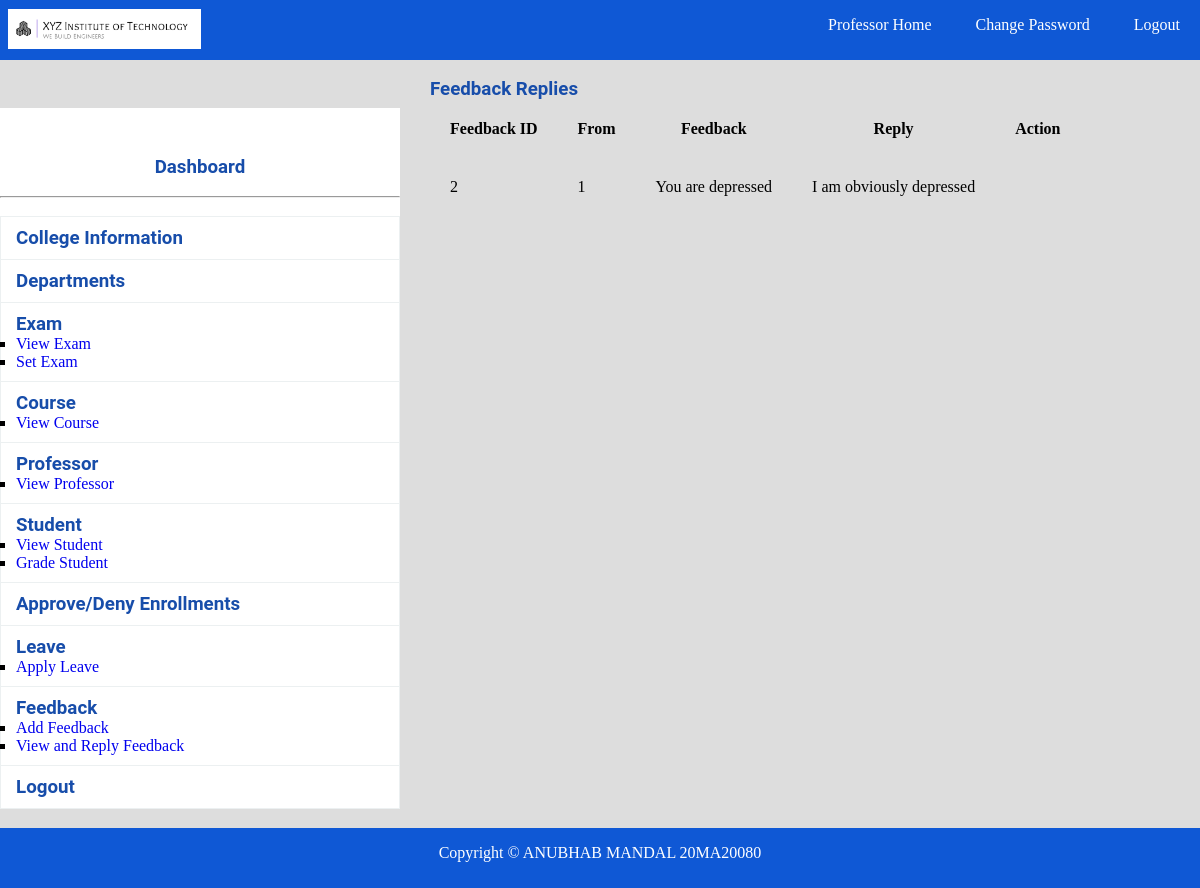
/reply_feedback_prof.php (signed in), run on an earlier commit of the app's database.
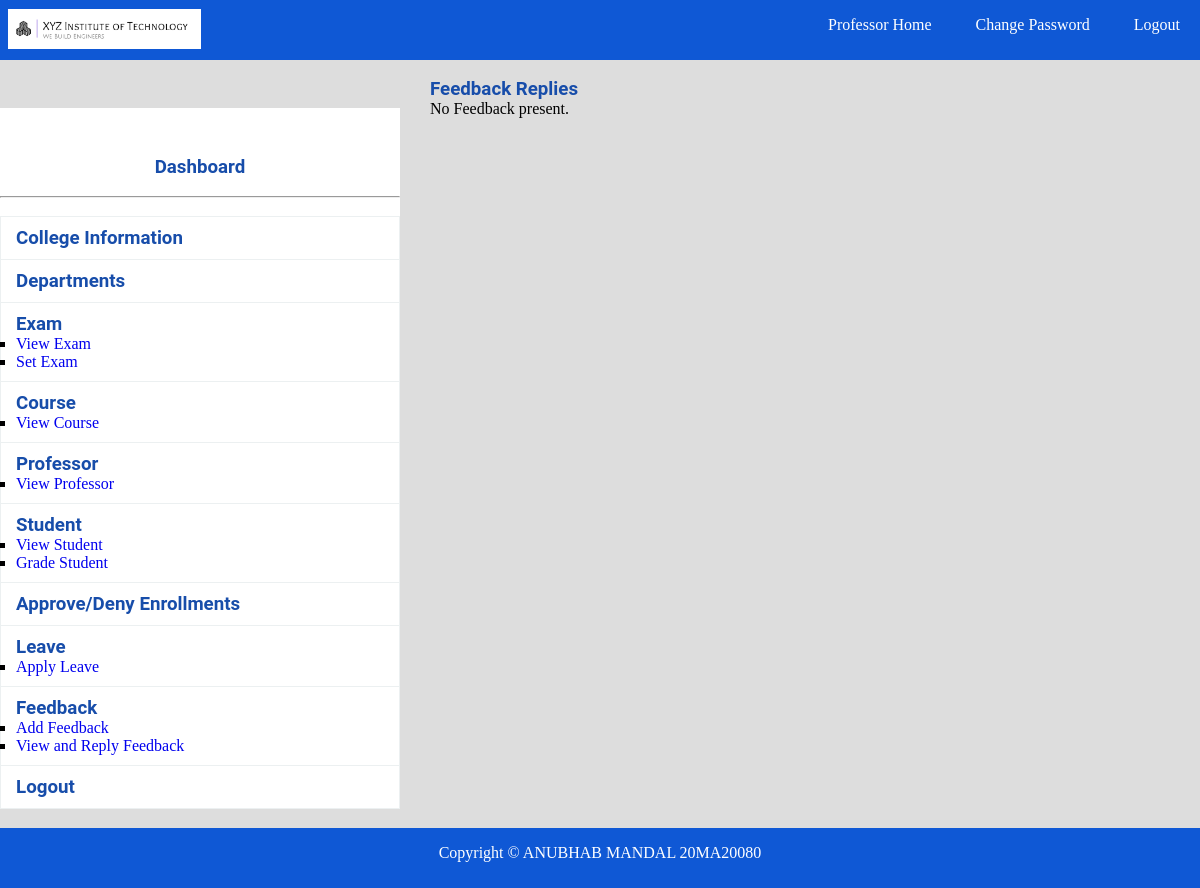
And on a later commit of the database.
### tables this page shows
CREATE TABLE `feedback` (
  `feedback_ID` int(11) NOT NULL,
  `person_ID` varchar(5) NOT NULL,
  `feedback_details` varchar(150) NOT NULL,
  `feedback_to` varchar(150) NOT NULL,
  `feedback_reply` varchar(150) DEFAULT NULL
);

### reply_feedback_prof.php (the view, shortened to what this page needs)
<?php
include "database.php";
?>
<!DOCTYPE html>
<html>
<head>
    <link rel="stylesheet" type="text/css" href="css/style.css">
</head>
<body>
    <?php include "navbar.php"; ?><br>
    <div class="sidebar">
        <?php include "sidebar.php"; ?>
    </div>
    <h3>Feedback Replies</h3>
    <?php
    $sql = "SELECT * FROM Feedback WHERE feedback_to='{$_SESSION["prof_ID"]}'";
    $result = $db->query($sql);
    if ($result->num_rows > 0) {
        echo "<table><tr><th>Feedback ID</th><th>From</th><th>Feedback</th><th>Reply</th><th>Action</th></tr>";
        while ($row = $result->fetch_assoc()) {
            echo "<tr><td>" . $row["feedback_ID"] . "</td><td>" . $row["person_ID"] . "</td><td>" . $row["feedback_details"] . "</td><td>";
            if ($row["feedback_reply"]) {
                echo $row["feedback_reply"];
            } else {
                echo "<form method='POST' action='" . $_SERVER["PHP_SELF"] . "'><input type='hidden' name='feedback_ID' value='" . $row["feedback_ID"] . "'><textarea name='feedback_reply' placeholder='Enter your feedback_reply here'></textarea>&nbsp&nbsp<button type='submit' name='submit'>Submit</button></form>";
            }
            echo "</td><td></td></tr>";
        }
        echo "</table>";
    } else {
        echo "No Feedback present.";
    }
    ?>
<?php include"footer.php";?>
</body>
</html>

What changed in the data, as far as the page shows it:
removed feedback: feedback_ID "2", person_ID "1", feedback_details "You are depressed", feedback_reply "I am obviously depressed"
Also different on the page:
text no longer shown: "Feedback ID From Feedback Reply Action"
text now shown: "No Feedback present."
